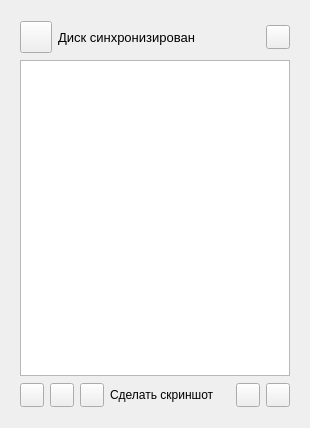
<?xml version="1.0" encoding="UTF-8"?>
<ui version="4.0">
 <class>MainWidget</class>
 <widget class="QWidget" name="MainWidget">
  <property name="geometry">
   <rect>
    <x>0</x>
    <y>0</y>
    <width>309</width>
    <height>428</height>
   </rect>
  </property>
  <property name="minimumSize">
   <size>
    <width>0</width>
    <height>0</height>
   </size>
  </property>
  <property name="maximumSize">
   <size>
    <width>309</width>
    <height>16777215</height>
   </size>
  </property>
  <property name="windowTitle">
   <string>Pepelac</string>
  </property>
  <property name="windowOpacity">
   <double>1.000000000000000</double>
  </property>
  <layout class="QVBoxLayout" name="verticalLayout">
   <item>
    <widget class="QWidget" name="pepelac" native="true">
     <property name="minimumSize">
      <size>
       <width>0</width>
       <height>0</height>
      </size>
     </property>
     <property name="maximumSize">
      <size>
       <width>309</width>
       <height>16777215</height>
      </size>
     </property>
     <layout class="QVBoxLayout" name="verticalLayout_2">
      <item>
       <spacer name="verticalSpacer_4">
        <property name="orientation">
         <enum>Qt::Vertical</enum>
        </property>
        <property name="sizeType">
         <enum>QSizePolicy::Fixed</enum>
        </property>
        <property name="sizeHint" stdset="0">
         <size>
          <width>270</width>
          <height>1</height>
         </size>
        </property>
       </spacer>
      </item>
      <item>
       <layout class="QHBoxLayout" name="layout_head">
        <item>
         <widget class="QToolButton" name="sputnik_icon">
          <property name="minimumSize">
           <size>
            <width>32</width>
            <height>32</height>
           </size>
          </property>
          <property name="maximumSize">
           <size>
            <width>32</width>
            <height>32</height>
           </size>
          </property>
          <property name="text">
           <string/>
          </property>
         </widget>
        </item>
        <item>
         <widget class="QLabel" name="status">
          <property name="minimumSize">
           <size>
            <width>150</width>
            <height>24</height>
           </size>
          </property>
          <property name="maximumSize">
           <size>
            <width>220</width>
            <height>24</height>
           </size>
          </property>
          <property name="font">
           <font>
            <pointsize>10</pointsize>
           </font>
          </property>
          <property name="text">
           <string>Диск синхронизирован</string>
          </property>
         </widget>
        </item>
        <item>
         <widget class="QToolButton" name="status_btn">
          <property name="minimumSize">
           <size>
            <width>24</width>
            <height>24</height>
           </size>
          </property>
          <property name="maximumSize">
           <size>
            <width>24</width>
            <height>24</height>
           </size>
          </property>
          <property name="text">
           <string/>
          </property>
         </widget>
        </item>
       </layout>
      </item>
      <item>
       <spacer name="verticalSpacer">
        <property name="orientation">
         <enum>Qt::Vertical</enum>
        </property>
        <property name="sizeType">
         <enum>QSizePolicy::Fixed</enum>
        </property>
        <property name="sizeHint" stdset="0">
         <size>
          <width>20</width>
          <height>1</height>
         </size>
        </property>
       </spacer>
      </item>
      <item>
       <widget class="QListView" name="synclist">
        <property name="minimumSize">
         <size>
          <width>0</width>
          <height>1</height>
         </size>
        </property>
       </widget>
      </item>
      <item>
       <spacer name="verticalSpacer_3">
        <property name="orientation">
         <enum>Qt::Vertical</enum>
        </property>
        <property name="sizeType">
         <enum>QSizePolicy::Fixed</enum>
        </property>
        <property name="sizeHint" stdset="0">
         <size>
          <width>56</width>
          <height>1</height>
         </size>
        </property>
       </spacer>
      </item>
      <item>
       <layout class="QHBoxLayout" name="layout_foot">
        <item>
         <widget class="QToolButton" name="open_folder">
          <property name="maximumSize">
           <size>
            <width>24</width>
            <height>24</height>
           </size>
          </property>
          <property name="text">
           <string/>
          </property>
         </widget>
        </item>
        <item>
         <widget class="QToolButton" name="open_browser">
          <property name="maximumSize">
           <size>
            <width>24</width>
            <height>24</height>
           </size>
          </property>
          <property name="text">
           <string/>
          </property>
         </widget>
        </item>
        <item>
         <widget class="QToolButton" name="open_photos">
          <property name="minimumSize">
           <size>
            <width>24</width>
            <height>24</height>
           </size>
          </property>
          <property name="maximumSize">
           <size>
            <width>24</width>
            <height>24</height>
           </size>
          </property>
          <property name="text">
           <string/>
          </property>
         </widget>
        </item>
        <item>
         <widget class="QLabel" name="skreenshot">
          <property name="minimumSize">
           <size>
            <width>0</width>
            <height>24</height>
           </size>
          </property>
          <property name="maximumSize">
           <size>
            <width>150</width>
            <height>32</height>
           </size>
          </property>
          <property name="midLineWidth">
           <number>-2</number>
          </property>
          <property name="text">
           <string>Сделать скриншот</string>
          </property>
         </widget>
        </item>
        <item>
         <widget class="QToolButton" name="notif">
          <property name="minimumSize">
           <size>
            <width>24</width>
            <height>24</height>
           </size>
          </property>
          <property name="maximumSize">
           <size>
            <width>24</width>
            <height>24</height>
           </size>
          </property>
          <property name="text">
           <string/>
          </property>
         </widget>
        </item>
        <item>
         <widget class="QToolButton" name="setting_menu">
          <property name="minimumSize">
           <size>
            <width>24</width>
            <height>24</height>
           </size>
          </property>
          <property name="maximumSize">
           <size>
            <width>24</width>
            <height>24</height>
           </size>
          </property>
          <property name="text">
           <string/>
          </property>
          <property name="popupMode">
           <enum>QToolButton::InstantPopup</enum>
          </property>
         </widget>
        </item>
       </layout>
      </item>
      <item>
       <spacer name="verticalSpacer_2">
        <property name="orientation">
         <enum>Qt::Vertical</enum>
        </property>
        <property name="sizeType">
         <enum>QSizePolicy::Fixed</enum>
        </property>
        <property name="sizeHint" stdset="0">
         <size>
          <width>20</width>
          <height>1</height>
         </size>
        </property>
       </spacer>
      </item>
     </layout>
    </widget>
   </item>
  </layout>
 </widget>
 <resources/>
 <connections/>
</ui>
